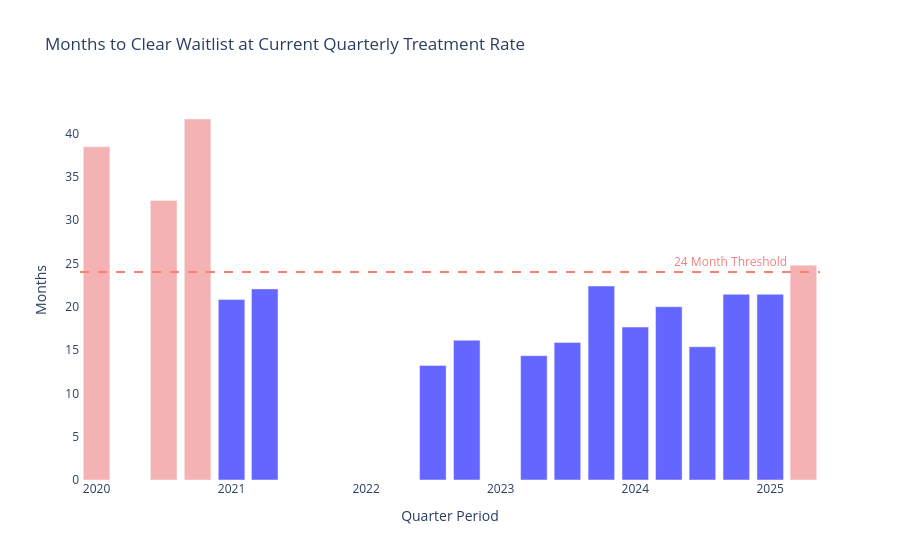

The cell this chart's notebook holds for it:
### Markdown cell above
*Why focus only on General Appointments?*
> Their large scale can influence overall system performance, making them a \
> plausible anchor for this analysis. While other appointment types \
> are out of focus here, they may surface useful findings in future analyses.

## Is treatment keeping pace with demand?

To better understand this question, we will use the treatment rate to determine a \
waitlist's expected completion time in months, then compare that figure to the \
desired wait time for a General appointment.

_What is the treatment rate?_
> It is the ratio of treated to waiting patients per quarter. 
>
> General appointments have a desired wait time of 24months. Using a treatment rate\
> we can gauge the capacity of a waitlist against that benchmark. When a quarter\
> requires more than 24 months to clear its waitlist volume, it is operating over capacity.

### Code cell
import plotly.express as px
colours = ['blue' if v < 24 else 'lightcoral' for v in df_quarterly_capacity['months_to_treat']]

#bar plot
fig = px.bar(
    df_quarterly_capacity,
    x='quarter_start',
    y='months_to_treat',
    title='Months to Clear Waitlist at Current Quarterly Treatment Rate',
    labels={
        'months_to_treat': 'Months',
        'quarter_start': 'Quarter Period',}
)

fig.update_traces(
    marker_color=colours,
    marker_opacity=0.6
)

#dashed line at 24 month threshold
fig.add_hline(
    y=24, 
    line_dash="dash", 
    line_color="salmon"
)
fig.add_annotation(
                   y=24,
                   yref='y',
                   xref='paper',
                   x=.8, # place annotation at 75% of x-axis
                   text="24 Month Threshold",
                   showarrow=False,
                   xanchor='left',
                   yanchor='bottom',
                   font=dict(size=12, color="lightcoral"))
#shade area above threshold

#fig.add_hrect(
#    y0=24, 
#    y1=df_quarterly_capacity['months_to_treat'].max() * 1.1, 
#    fillcolor="lightcoral", 
#    opacity=0.2, 
#    layer="below", 
#    line_width=0
#)

#change background to white
fig.update_layout(plot_bgcolor='white')

fig.show()

### Figure 1 — Plotly figure (JSON) as saved in the notebook; plotly's stock layout.template omitted (floating-point values rounded to 4 significant figures)
{"data": [{"alignmentgroup": "True", "hovertemplate": "Quarter Period=%{x}<br>Months=%{y}<extra></extra>", "legendgroup": "", "marker": {"color": ["lightcoral", "lightcoral", "lightcoral", "blue", "blue", "blue", "blue", "blue", "blue", "blue", "blue", "blue", "blue", "blue", "blue", "lightcoral"], "opacity": 0.6, "pattern": {"shape": ""}}, "name": "", "offsetgroup": "", "orientation": "v", "showlegend": false, "textposition": "auto", "type": "bar", "x": ["2020-01-01", "2020-07-01", "2020-10-01", "2021-01-01", "2021-04-01", "2022-07-01", "2022-10-01", "2023-04-01", "2023-07-01", "2023-10-01", "2024-01-01", "2024-04-01", "2024-07-01", "2024-10-01", "2025-01-01", "2025-04-01"], "xaxis": "x", "y": [38.46, 32.26, 41.67, 20.83, 22.06, 13.22, 16.13, 14.35, 15.87, 22.39, 17.65, 20, 15.38, 21.43, 21.43, 24.79], "yaxis": "y"}], "layout": {"annotations": [{"font": {"color": "lightcoral", "size": 12}, "showarrow": false, "text": "24 Month Threshold", "x": 0.8, "xanchor": "left", "xref": "paper", "y": 24, "yanchor": "bottom", "yref": "y"}], "barmode": "relative", "legend": {"tracegroupgap": 0}, "plot_bgcolor": "white", "shapes": [{"line": {"color": "salmon", "dash": "dash"}, "type": "line", "x0": 0, "x1": 1, "xref": "x domain", "y0": 24, "y1": 24, "yref": "y"}], "title": {"text": "Months to Clear Waitlist at Current Quarterly Treatment Rate"}, "xaxis": {"anchor": "y", "domain": [0, 1], "title": {"text": "Quarter Period"}}, "yaxis": {"anchor": "x", "domain": [0, 1], "title": {"text": "Months"}}}}
